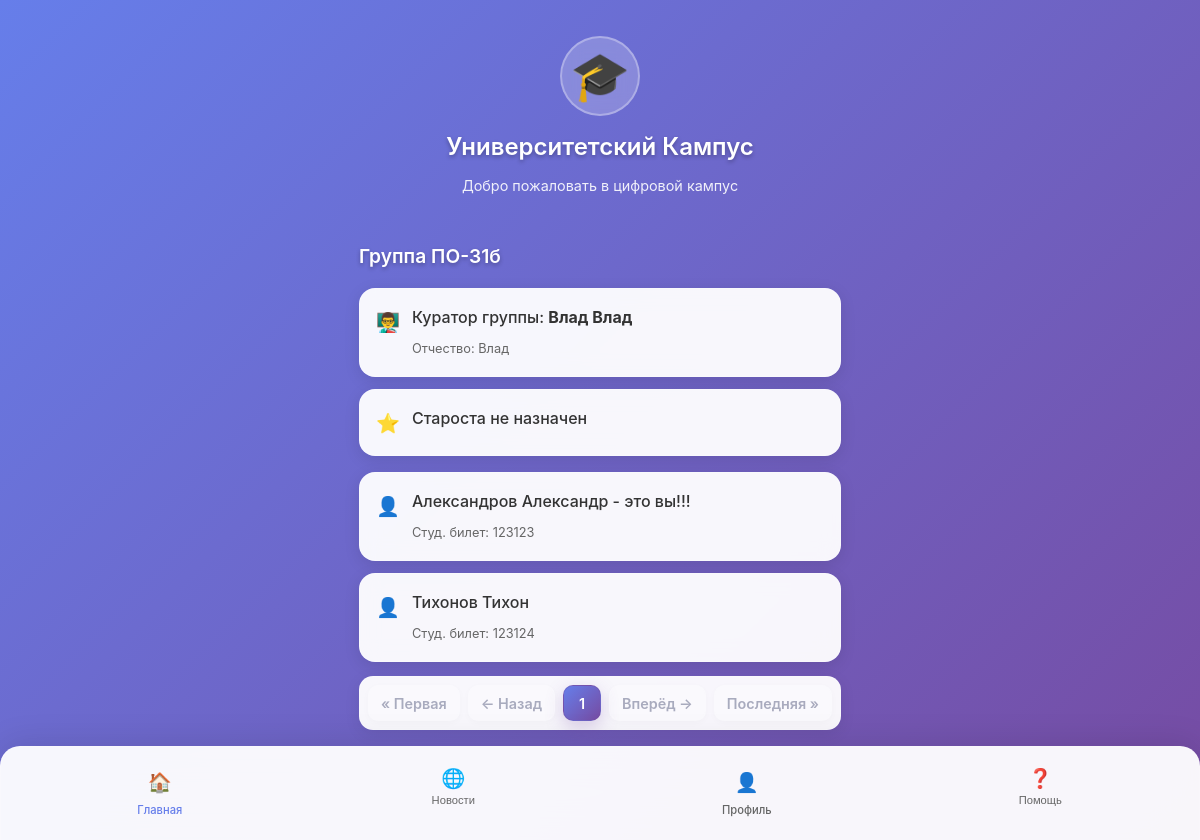
Page /group/ on the committed database.
### main/models.py (models this page shows, shortened)
class StudentGroup(models.Model):
    university = models.ForeignKey('University', on_delete=models.CASCADE, related_name='groups', null=True)
    program = models.ForeignKey('Program', on_delete=models.PROTECT, related_name='groups') # программа обучения
    name = models.CharField(max_length=64)  # ПО-51
    admission_year = models.PositiveSmallIntegerField()  # год начала учебы
    curator = models.ForeignKey(
        Teacher, on_delete=models.SET_NULL, null=True, blank=True, related_name='curating_groups'
    )
    class Meta:
        unique_together = [("program", "name")]
        indexes = [models.Index(fields=["admission_year"])]

class Person(models.Model):
    user = models.OneToOneField(
        settings.AUTH_USER_MODEL, on_delete=models.SET_NULL, null=True, blank=True,
        related_name='person', help_text="Связь с Django User (если есть)"
    )
    last_name = models.CharField("Фамилия", max_length=128)
    first_name = models.CharField("Имя", max_length=128)
    middle_name = models.CharField("Отчество", max_length=128, blank=True)
    role = models.ForeignKey('Role', related_name='role', on_delete=models.SET_NULL, null=True, blank=True)
    email = models.EmailField(blank=True)
    phone = models.CharField(max_length=32, blank=True)
    vk_user_id = models.CharField(
        "VK/Max user id", max_length=64, blank=True, db_index=True
    )
    class Meta:
        indexes = [models.Index(fields=["vk_user_id"])]
    def __str__(self):
        return f"{self.last_name} {self.first_name}"

class Student(models.Model):
    person = models.OneToOneField(Person, on_delete=models.CASCADE, related_name='student')
    university = models.ForeignKey('University', on_delete=models.CASCADE, related_name='students')
    student_group = models.ForeignKey(StudentGroup, on_delete=models.PROTECT, related_name='students')
    student_id = models.CharField("Номер студенческого билета", max_length=32, unique=True)
    current_year = models.PositiveSmallIntegerField(
        validators=[MinValueValidator(1), MaxValueValidator(6)], help_text="Курс (1..6)"
    )
    admission_year = models.PositiveSmallIntegerField() # год поступления

### main/views/student.py (the view)
# urls.py: path('group/', views.student_group_view, name='student_group_view'),
def student_group_view(request):
    PAGINATOR_COUNT = 20
    person = Person.objects.filter(pk=1).first()
    student = getattr(person, "student", None) if person else None
    if not student:
        return HttpResponseForbidden("Доступно только для студентов")
    group = student.student_group
    curator = group.curator.person if group else None
    qs = (
        Student.objects
        .filter(student_group=group)
        .select_related("person")
        .prefetch_related(
            Prefetch("roles", queryset=StudentRole.objects.all(), to_attr="roles_data")
        )
        .order_by("person__last_name", "person__first_name", "person__middle_name")
    )
    paginator = Paginator(qs, PAGINATOR_COUNT)
    page_obj = paginator.get_page(request.GET.get("page", 1))
    classmates = []
    headman = None
    for s in page_obj.object_list:
        if s.person.role.permission == "Headman":
            headman = { "name": str(s.person), "student_id": s.student_id, "is_me": s == student }
            continue
        classmates.append({
            "name": str(s.person),
            "student_id": s.student_id,
            "is_me": s == student,
        })
    context = {
        "group_name": group.name,
        "classmates": classmates,
        "curator": curator,
        "headman": headman,
        "page_obj": page_obj,
        "paginator": paginator,
        "is_paginated": page_obj.has_other_pages(),
    }
    return render(request, 'main/group/group_list.html', context)

### main/templates/main/group/group_list.html
{% extends 'main/index.html' %}
{% load static %}
{% load humanize %}
{% block extra_styles %}
    <link rel="stylesheet" href="{% static 'css/nl_paginator.css' %}">
{% endblock %}
{% block content %}
    <section class="notifications">
        <h2 class="section-title">Группа {{ group_name }}</h2>
        <div class="notification-item" style="margin-bottom: 12px;">
            <div class="notification-icon">👨‍🏫</div>
            <div class="notification-content">
                {% if curator %}
                    <p class="notification-text">
                        Куратор группы: <strong>{{ curator.last_name }} {{ curator.first_name }}</strong>
                    </p>
                    {% if curator.middle_name %}
                        <span class="notification-time">Отчество: {{ curator.middle_name }}</span>
                    {% endif %}
                {% else %}
                    <p class="notification-text">Куратор пока не назначен</p>
                {% endif %}
            </div>
        </div>
        <div class="notification-item" style="margin-bottom: 16px;">
            <div class="notification-icon">⭐</div>
            <div class="notification-content">
                {% if headman %}
                    <p class="notification-text">
                        Староста: <strong>{{ headman.name }}</strong>
                        {% if headman.is_me %}<span class="badge badge--ok">- это вы!!!</span>{% endif %}
                    </p>
                    <span class="notification-time">Студ. билет: {{ headman.student_id }}</span>
                {% else %}
                    <p class="notification-text">Староста не назначен</p>
                {% endif %}
            </div>
        </div>
        <div class="notifications-list">
            {% for s in classmates %}
                <article class="notification-item">
                    <div class="notification-icon">👤</div>
                    <div class="notification-content">
                        <p class="notification-text">
                            {{ s.name }}
                            {% if s.is_me %}<span class="badge">- это вы!!!</span>{% endif %}
                        </p>
                        <span class="notification-time">Студ. билет: {{ s.student_id }}</span>
                    </div>
                </article>
            {% empty %}
                <p>В группе пока нет других студентов.</p>
            {% endfor %}
        </div>
        {% include 'main/menu/paginator.html'%}
    </section>
{% endblock %}

### main/static/css/styles.css (style rules this page uses)
* { margin: 0; padding: 0; box-sizing: border-box; -webkit-tap-highlight-color: transparent; }
html, body { height: 100%; }
body { font-family: -apple-system, BlinkMacSystemFont, 'Segoe UI', Roboto, Oxygen, Ubuntu, sans-serif; background: linear-gradient(135deg, #667eea 0%, #764ba2 100%); color: #333; line-height: 1.6; min-height: 100vh; padding: env(safe-area-inset-top) env(safe-area-inset-right) env(safe-area-inset-bottom) env(safe-area-inset-left); display: flex; flex-direction: column; background-attachment: fixed; }
.section-title { color: white; font-size: 1.2rem; font-weight: 600; margin-bottom: 16px; text-shadow: 0 2px 4px rgba(0, 0, 0, 0.3); }
.notifications-list { display: flex; flex-direction: column; gap: 12px; }
.notification-item { background: rgba(255, 255, 255, 0.95); border-radius: 16px; padding: 16px; display: flex; align-items: flex-start; gap: 12px; box-shadow: 0 4px 16px rgba(0, 0, 0, 0.1); backdrop-filter: blur(10px); border: 1px solid rgba(255, 255, 255, 0.2); }
.notification-icon { font-size: 1.2rem; margin-top: 2px; }
.notification-content { flex: 1; }
.notification-text { font-weight: 500; margin-bottom: 4px; }
.notification-time { color: #666; font-size: 0.8rem; }

### rows in the picture
StudentGroup: name "ПО-31б"
Person: last_name "Влад", first_name "Влад", middle_name "Влад"
Student: student_id "123123"
Student: student_id "123124"

### other values in the picture
{{ s.name }} "Александров Александр" "Тихонов Тихон"
{{ i }} "1"
